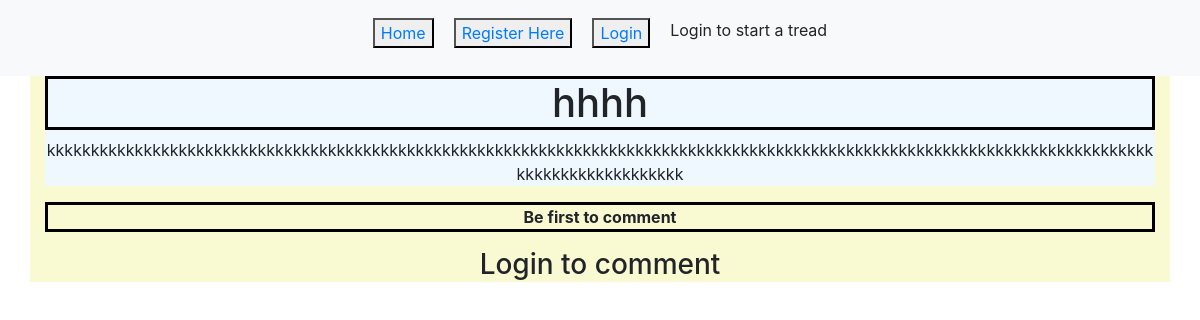
/redditclone/tread/3, run on the app's committed database.
### redditclone/models.py (models this page shows)
class Tread(models.Model):
    title = models.CharField(max_length=100)
    comment = models.CharField(max_length=500)
    user = models.ForeignKey(User, on_delete=models.DO_NOTHING)

### redditclone/views.py (the view, shortened to what this page needs)
# urls.py: path('tread/<int:tread_id>', views.tread.as_view(), name='tread'),
class tread(View):
    template_name = 'redditclone/tread.html'
    def get(self, request, tread_id):
        tread = Tread.objects.filter(id=tread_id)
        context = {'tread' : tread}
        return render(self.request, self.template_name, context)

### redditclone/templates/redditclone/tread.html
{% extends "redditclone/base.html" %}
{% block content %}
<div class="container" id="tread-container">
{% for tread in tread %}
    <div id="title">
        <h1 class="title">{{tread.title}}</h1>
        {% if tread.comment %}
            <p class="description">{{tread.comment}}</p>
        {% else %}
            <p class="description">No description</p>
        {% endif %}
    </div>
    {% load comments %}
    {% load mptt_tags %}
    {% get_comment_list for tread as comments %}
    {% if comments %}
    {% recursetree comments %}
    <div class="card">
        <div class="card-body">
            <div class="row">
                <div class="col-md-2">
                    <p class="text-secondary text-center">{{node.submit_date|timesince}} ago</p>
                </div>
                <div class="col-md-8">
                    <p class="comment"><strong>{{node.user.username}}</strong></p>
                    <p class="comment">{{node.comment}}</p>
                </div>
                <div class="clearfix"></div>
                <div class="col-md-2">
                    <button type="button" value="{{node.id}}" class="reply_button">Reply</button>
                </div>
            </div>
            <div class="row" id="votes">
                <strong><p>VOTES {{node.votes}}</p></strong>
            </div>
            <div class="row d-flex justify-content-center">
                {% if user.is_authenticated %}
                    {% render_comment_form for tread %}
                {% endif %}
            </div>
        </div>
    </div>
    <div class="d-flex justify-content-center">
        <form method="post" action="{% url 'tread' tread.id %}">
            {% csrf_token %}
            <input type="hidden" class="btn-primary" name="comment_id" value="{{node.id}}">
            {% if user.is_authenticated %}
                <button><input type="submit" class="btn" value="Upvote" name="Upvote"></button>
                <button><input type="submit" class="btn" value="Downvote" name="Downvote"></button>
            {% endif %}
            {% if user.is_superuser or node.user.username == request.user.username %}
                <button><input type="submit" class="btn" value="Delete" name="Delete"></button>
                <button><input type="submit" class="btn" value="Edit" name="Edit"></button>
            {% endif %}
        </form>
    </div>
        {% if not node.is_leaf_node %}
            <ul class="children">
                {{ children }}
            </ul>
        {% endif %}
    {% endrecursetree %}
    {% else %}
    <strong><p class="title">Be first to comment</p></strong>
    {% endif %}
    {% if user.is_authenticated %}
        {% render_comment_form for tread %}
    {% else %}
        <strong><h3 class="comment">Login to comment</h3></strong>
    {% endif %}
{% endfor %}
</div>
{% endblock %}

### redditclone/static/redditclone/redditclone.css (style rules this page uses)
.title { text-align: center; word-wrap: break-word; border-style: solid; border-color: black; }
.description { text-align: center; word-wrap: break-word; }
.comment { text-align: center; word-wrap: break-word; }
#title { background-color: aliceblue; }
#tread-container { background-color: lightgoldenrodyellow; }

### data on the page
Tread: title "hhhh", comment "kkkkkkkkkkkkkkkkkkkkkkkkkkkkkkkkkkkkkkkkkkkkkkkkkkkkkkkkkkkkkkkkkkkkkkkkkkkkkkkkkkkkkkkkkkkkkkkkkkkkkkkkkkkkkkkkkkkkkkkkkkkkkkkkkkkkkkkkkkkkkkkkk"
